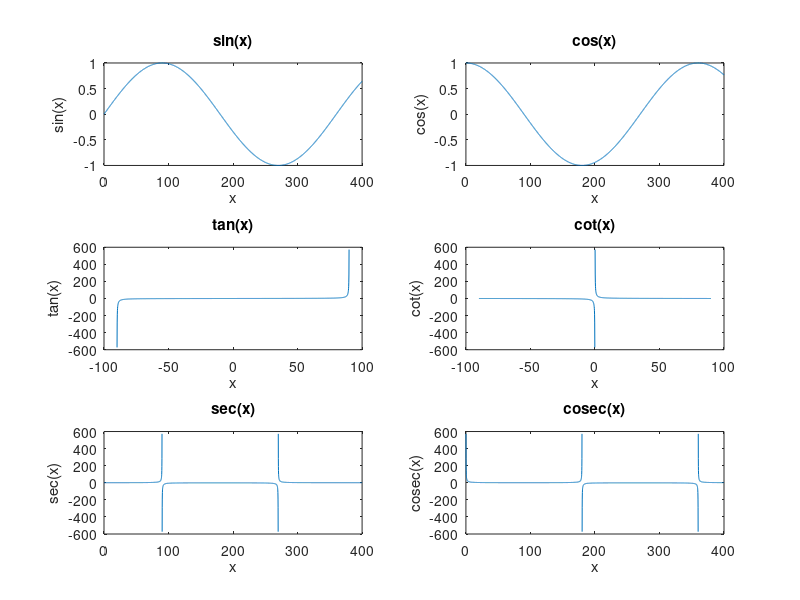

This chart was generated by the following MATLAB code:
clc;
x1 = 0:0.1:400;
x2 = -90+0.1:0.1:90-0.1;

subplot(3,2,1);
plot(x1,sind(x1));
title('sin(x)');
xlabel('x');
ylabel('sin(x)');

subplot(3,2,2);
plot(x1,cosd(x1));
title('cos(x)');
xlabel('x');
ylabel('cos(x)');

subplot(3,2,3);
plot(x2,tand(x2));
title('tan(x)');
xlabel('x');
ylabel('tan(x)');

subplot(3,2,4);
plot(x2,cotd(x2));
title('cot(x)');
xlabel('x');
ylabel('cot(x)');

subplot(3,2,5);
plot(x1,secd(x1));
title('sec(x)');
xlabel('x');
ylabel('sec(x)');

subplot(3,2,6);
plot(x1,cscd(x1));
title('cosec(x)');
xlabel('x');
ylabel('cosec(x)');
